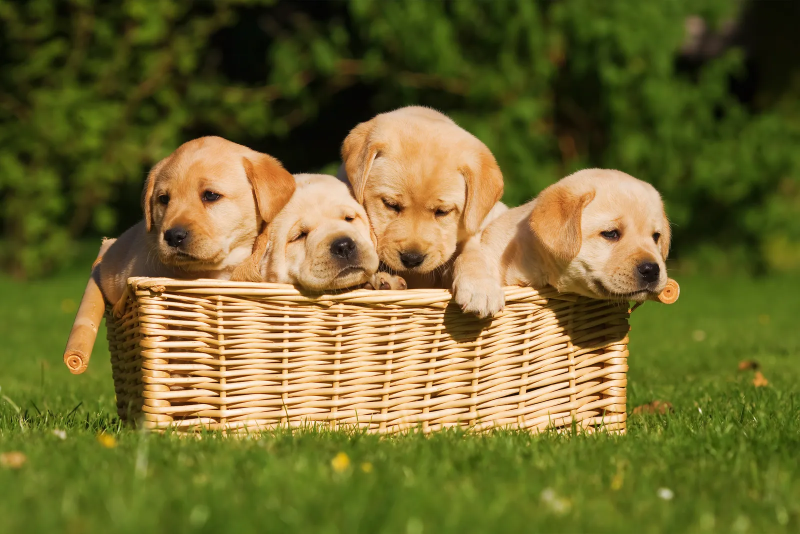
#> input picture img_propu/perros.jpg, 1600 x 1067 px (shown at 1/2 size)
$ jupyter execute Lab09_propuesto.ipynb   (shell and % lines are left out)   (older library calls are emulated)
#> lines starting #> are read from the running program, lines starting #| are printed output that depends on the picture; after the words box and inside, x2 and y2 are one past the last pixel; in counts of white or black regions, pixels touching at a corner belong together
[cell 1]
import cv2
import matplotlib.pyplot as plt
import numpy as np

[cell 2]
# Leer la imagen
img = cv2.imread('./img_propu/perros.jpg', cv2.IMREAD_GRAYSCALE)
#> img: shape (1067, 1600); min 1, max 251, mean 101.5

# Aplicar umbral binario
_, binary_img = cv2.threshold(img, 127, 255, cv2.THRESH_BINARY)
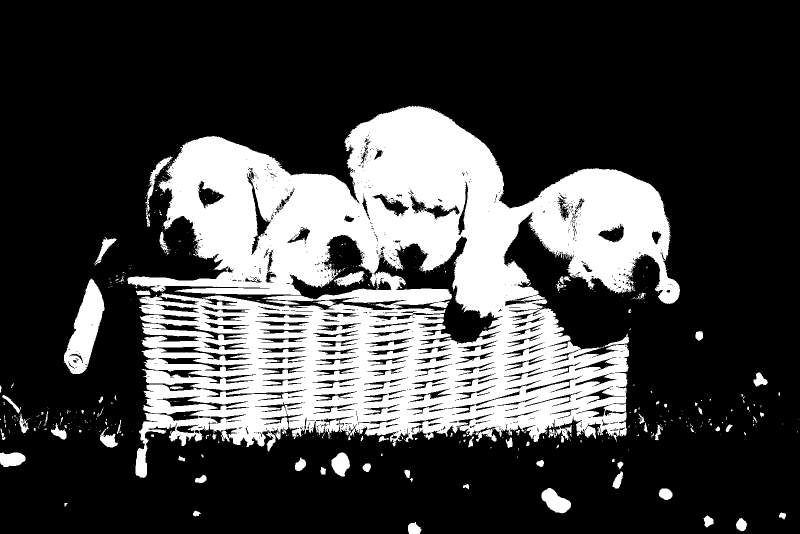
#> binary_img: shape (1067, 1600) (shown at 1/2 size); 26.2% white; 531 white regions (444 under 20 px), largest, box (x1, y1, x2, y2) and area: (255, 211, 1360, 956) 420554, (127, 557, 209, 748) 7802, (1083, 976, 1142, 1027) 1757

# Mostrar la imagen binaria
plt.imshow(binary_img, cmap='gray')
plt.title('Umbral Binario')
plt.show()

[cell 3]
# Leer la imagen en color
img = cv2.imread('./img_propu/perros.jpg')
#> img is the input picture: shape (1067, 1600, 3); mean B, G, R 48.7, 106, 112.7

# Convertir la imagen a HSV
hsv_img = cv2.cvtColor(img, cv2.COLOR_BGR2HSV)
#> hsv_img: shape (1067, 1600, 3); mean H, S, V 28.9, 173.4, 121.3

# Guardar la imagen en HSV
cv2.imwrite('./img_propu/perros_HSV.jpg', hsv_img)

# Mostrar la imagen en HSV
plt.imshow(cv2.cvtColor(hsv_img, cv2.COLOR_HSV2RGB))
plt.title('Imagen en formato HSV')
plt.show()

[cell 4]
# Leer las imágenes
img1 = cv2.imread('./img_propu/perros.jpg')
img2 = cv2.imread('./img_propu/confidencial.png')
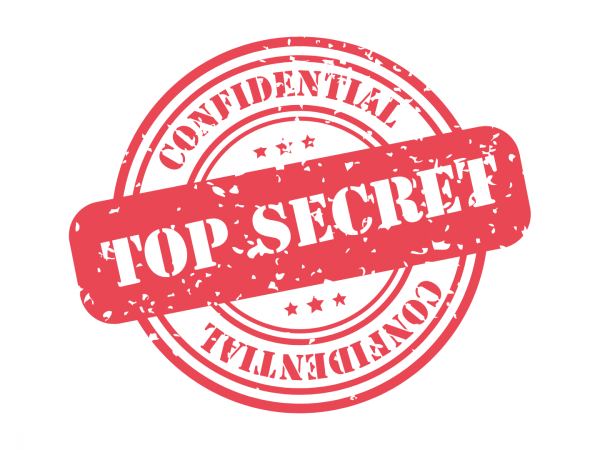
#> input picture img_propu/confidencial.png, 1200 x 900 px (shown at 1/2 size)
#> img2 is the input picture: shape (900, 1200, 3); mean B, G, R 211.6, 208, 249.4

# Convertir img1 a RGB para visualizar correctamente con matplotlib
img1_rgb = cv2.cvtColor(img1, cv2.COLOR_BGR2RGB)
plt.imshow(img1_rgb)
plt.title('Imagen Original')
plt.show()

# Convertir img2 a RGB para visualizar correctamente con matplotlib
img2_rgb = cv2.cvtColor(img2, cv2.COLOR_BGR2RGB)
plt.imshow(img2_rgb)
plt.title('Marca de Agua Original')
plt.show()

# Redimensionar la marca de agua para que tenga el mismo tamaño que la imagen principal
img2_resized = cv2.resize(img2, (img1.shape[1], img1.shape[0]))

# Convertir img2_resized a RGB para visualizar correctamente con matplotlib
img2_resized_rgb = cv2.cvtColor(img2_resized, cv2.COLOR_BGR2RGB)
plt.imshow(img2_resized_rgb)
plt.title('Marca de Agua Redimensionada')
plt.show()

# Aplicar el efecto de marca de agua
blended = cv2.addWeighted(src1=img1, alpha=0.7, src2=img2_resized, beta=0.3, gamma=0)
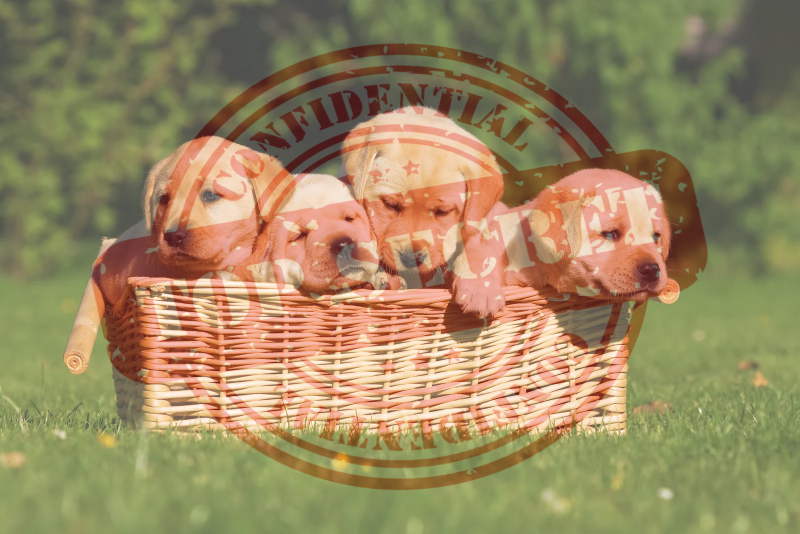
#> blended: shape (1067, 1600, 3) (shown at 1/2 size); mean B, G, R 97.5, 136.6, 153.7

# Convertir la imagen mezclada a RGB para visualizar correctamente con matplotlib
blended_rgb = cv2.cvtColor(blended, cv2.COLOR_BGR2RGB)
plt.imshow(blended_rgb)
plt.title('Imagen con Marca de Agua')
plt.show()

# Guardar la imagen con la marca de agua
cv2.imwrite('./img/Perro1_with_watermark.jpg', blended)
#> Out = True

[cell 5]
# 1. Combinen dos imágenes al agregar una imagen mas pequeña al centro de una imagen grande


# Leer las imágenes desde la carpeta img_propu
large_img = cv2.imread('./img_propu/perros.jpg')
small_img = cv2.imread('./img_propu/confidencial.png')

# Redimensionar la imagen pequeña si es necesario
small_img_resized = cv2.resize(small_img, (600, 450))

# Convertir las imágenes a RGB para visualizarlas correctamente con matplotlib
large_img_rgb = cv2.cvtColor(large_img, cv2.COLOR_BGR2RGB)
small_img_resized_rgb = cv2.cvtColor(small_img_resized, cv2.COLOR_BGR2RGB)

# Mostrar las imágenes originales
plt.figure(figsize=(10, 5))
plt.subplot(1, 2, 1)
plt.imshow(large_img_rgb)
plt.title('Imagen Grande')
plt.subplot(1, 2, 2)
plt.imshow(small_img_resized_rgb)
plt.title('Imagen Pequeña Redimensionada')
plt.show()

# Obtener las dimensiones de las imágenes
large_h, large_w = large_img.shape[:2]
#> large_h = 1067; large_w = 1600
small_h, small_w = small_img_resized.shape[:2]
#> small_h = 450; small_w = 600

# Calcular la posición para centrar la imagen pequeña
x_offset = (large_w - small_w) // 2
#> x_offset = 500
y_offset = (large_h - small_h) // 2
#> y_offset = 308

# Agregar la imagen pequeña al centro de la imagen grande
combined = large_img.copy()
combined[y_offset:y_offset+small_h, x_offset:x_offset+small_w] = small_img_resized
#> combined: shape (1067, 1600, 3); 15.82% of pixels changed, all inside (x1, y1, x2, y2) = (500, 308, 1100, 758)

# Convertir la imagen combinada a RGB para visualizarla correctamente con matplotlib
combined_rgb = cv2.cvtColor(combined, cv2.COLOR_BGR2RGB)

# Mostrar la imagen combinada
plt.imshow(combined_rgb)
plt.title('Imagen combinada')
plt.show()

# Guardar la imagen combinada
cv2.imwrite('./img_propu/Perro1_combined.jpg', combined)
#> Out = True

[cell 6]
# 2. Combinen dos imágenes al agregar una imagen mas pequeña al centro de una imagen grande


# Leer las imágenes desde la carpeta img_propu
large_img = cv2.imread('./img_propu/perros.jpg')
small_img = cv2.imread('./img_propu/confidencial.png')

# Redimensionar la imagen pequeña si es necesario
small_img_resized = cv2.resize(small_img, (600, 450))

# Obtener las dimensiones de las imágenes
large_h, large_w = large_img.shape[:2]
small_h, small_w = small_img_resized.shape[:2]

# Calcular la posición para centrar la imagen pequeña
x_offset = (large_w - small_w) // 2
y_offset = (large_h - small_h) // 2

# Copiar la imagen grande para no modificar el original
combined = large_img.copy()

# Seleccionar la región donde se colocará la imagen pequeña
roi = combined[y_offset:y_offset+small_h, x_offset:x_offset+small_w]

# Aplicar la transparencia (marca de agua)
blended = cv2.addWeighted(src1=roi, alpha=0.7, src2=small_img_resized, beta=0.3, gamma=0)
#> blended: shape (450, 600, 3)

# Colocar la imagen combinada de vuelta en la imagen grande
combined[y_offset:y_offset+small_h, x_offset:x_offset+small_w] = blended
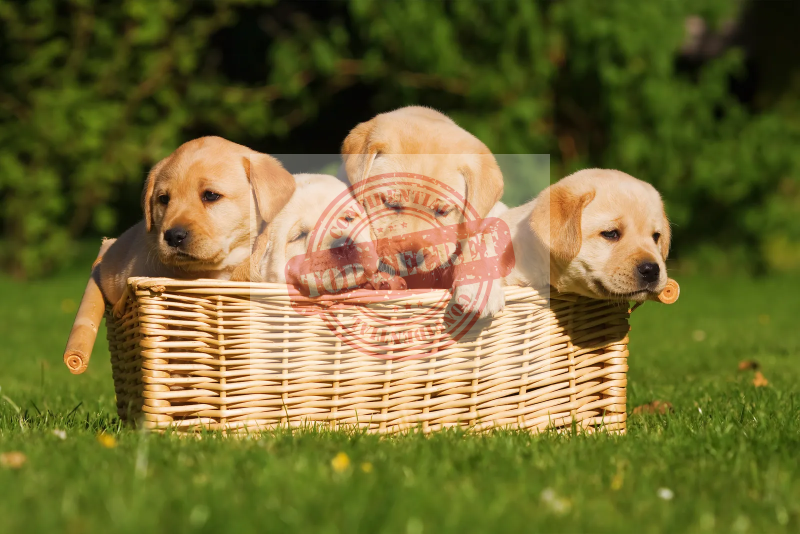
#> combined: shape (1067, 1600, 3) (shown at 1/2 size); 15.82% of pixels changed, all inside (x1, y1, x2, y2) = (500, 308, 1100, 758)

# Convertir la imagen combinada a RGB para visualizarla correctamente con matplotlib
combined_rgb = cv2.cvtColor(combined, cv2.COLOR_BGR2RGB)

# Mostrar la imagen combinada
plt.imshow(combined_rgb)
plt.title('Imagen combinada con transparencia')
plt.show()

# Guardar la imagen combinada
cv2.imwrite('./img_propu/Perro2_combined.jpg', combined)
#> Out = True

[cell 7]
# Leer la imagen desde la carpeta img_propu
img = cv2.imread('./img_propu/Perro2_combined.jpg', cv2.IMREAD_GRAYSCALE)
#> img: shape (1067, 1600); min 0, max 253, mean 104.4

# Agregar ruido a la imagen
noise_img = img + 30 * np.random.randn(*img.shape)
noise_img = np.clip(noise_img, 0, 255).astype(np.uint8)

# Crear un kernel para las operaciones morfológicas
kernel = np.ones((5, 5), np.uint8)

# Aplicar erosión y dilatación para crear un cierre y una apertura
eroded = cv2.erode(noise_img, kernel, iterations=2)
dilated = cv2.dilate(noise_img, kernel, iterations=2)
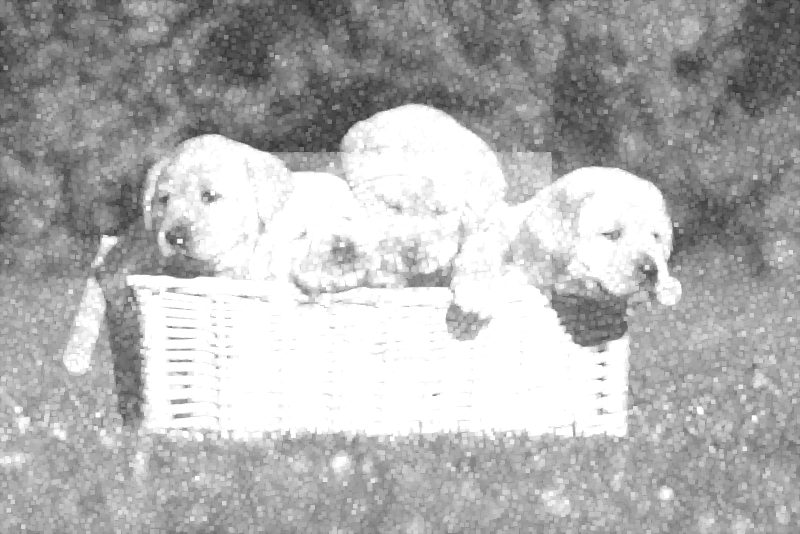
#> dilated: shape (1067, 1600) (shown at 1/2 size); min 44, max 255, mean 176.9

# Mostrar las imágenes
plt.figure(figsize=(15, 5))
plt.subplot(131)
plt.imshow(noise_img, cmap='gray')
plt.title('Imagen con ruido')
plt.subplot(132)
plt.imshow(eroded, cmap='gray')
plt.title('Erosión')
plt.subplot(133)
plt.imshow(dilated, cmap='gray')
plt.title('Dilatación')
plt.show()

# Guardar las imágenes resultantes
cv2.imwrite('./img_propu/Perro1_noise.jpg', noise_img)
cv2.imwrite('./img_propu/Perro1_eroded.jpg', eroded)
cv2.imwrite('./img_propu/Perro1_dilated.jpg', dilated)
#> Out = True

[cell 8]
# Leer la imagen desde la carpeta img_propu
img = cv2.imread('./img_propu/Perro1_combined.jpg')
#> img: shape (1067, 1600, 3)

# Cambiar el brillo
bright_img = cv2.convertScaleAbs(img, alpha=1.5, beta=20)  # Ajustar alpha y beta según sea necesario
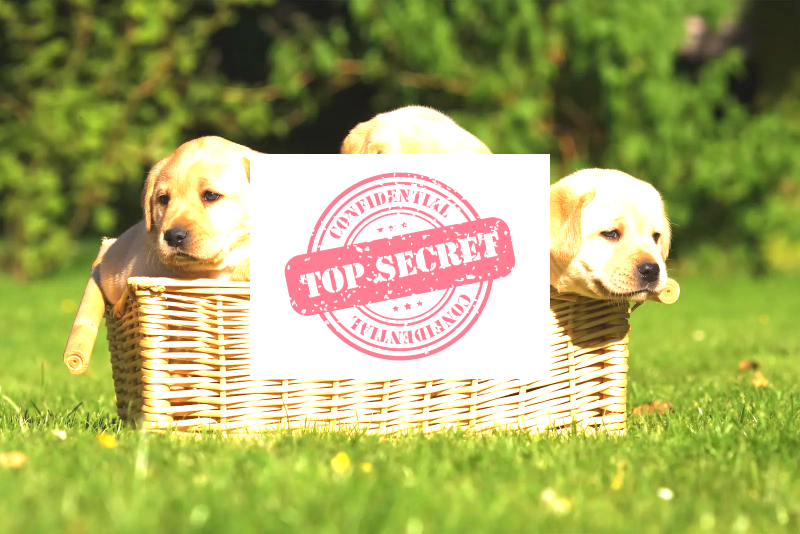
#> bright_img: shape (1067, 1600, 3) (shown at 1/2 size); mean B, G, R 100.2, 168.4, 164.9

# Mostrar la imagen con brillo cambiado
bright_img_rgb = cv2.cvtColor(bright_img, cv2.COLOR_BGR2RGB)
plt.imshow(bright_img_rgb)
plt.title('Imagen con brillo aumentado')
plt.show()

# Guardar la imagen con brillo cambiado
cv2.imwrite('./img_propu/Perro1_bright.jpg', bright_img)
#> Out = True

[cell 9]
# Leer la imagen desde la carpeta img_propu
img = cv2.imread('./img_propu/perros.jpg')

# Aplicar filtro gaussiano para difuminar la imagen
blurred_img = cv2.GaussianBlur(img, (15, 15), 0)

# Mostrar la imagen difuminada
blurred_img_rgb = cv2.cvtColor(blurred_img, cv2.COLOR_BGR2RGB)
plt.imshow(blurred_img_rgb)
plt.title('Imagen difuminada')
plt.show()

# Guardar la imagen difuminada
cv2.imwrite('./img_propu/Perro1_blurred.jpg', blurred_img)
#> Out = True

[cell 10]
# Leer la imagen desde la carpeta img_propu
img = cv2.imread('./img_propu/perros.jpg', cv2.IMREAD_GRAYSCALE)

# Aplicar filtro Sobel horizontal
sobelx = cv2.Sobel(img, cv2.CV_64F, 1, 0, ksize=5)
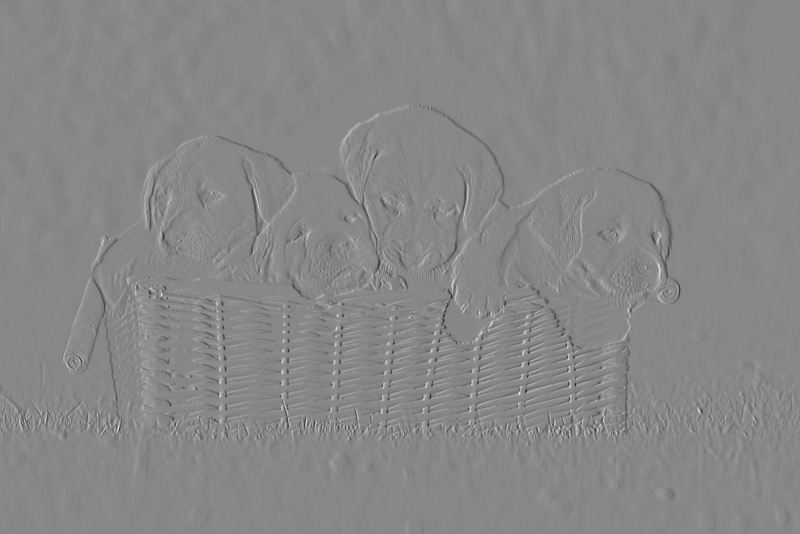
#> sobelx: shape (1067, 1600) float64 (shown at 1/2 size); min -9007, max 7940, mean 0.3; drawn with min black and max white

# Escalar los valores para visualización
sobelx = cv2.normalize(sobelx, None, 0, 255, cv2.NORM_MINMAX, cv2.CV_8U)

# Mostrar el resultado del filtro Sobel en escala de grises
plt.imshow(sobelx, cmap='gray')
plt.title('Filtro Sobel horizontal (Kernel 5)')
plt.show()

# Guardar el resultado del filtro Sobel
cv2.imwrite('./img_propu/Perro1_sobelx.jpg', sobelx)
#> Out = True

[cell 11]
# Leer la imagen desde la carpeta img_propu en blanco y negro
img_gray = cv2.imread('./img_propu/perros.jpg', cv2.IMREAD_GRAYSCALE)

# Aplicar el algoritmo Harris Corner Detection
dst = cv2.cornerHarris(img_gray, 2, 3, 0.04)

# Dilatar los puntos para mejorar la visualización
dst = cv2.dilate(dst, None)
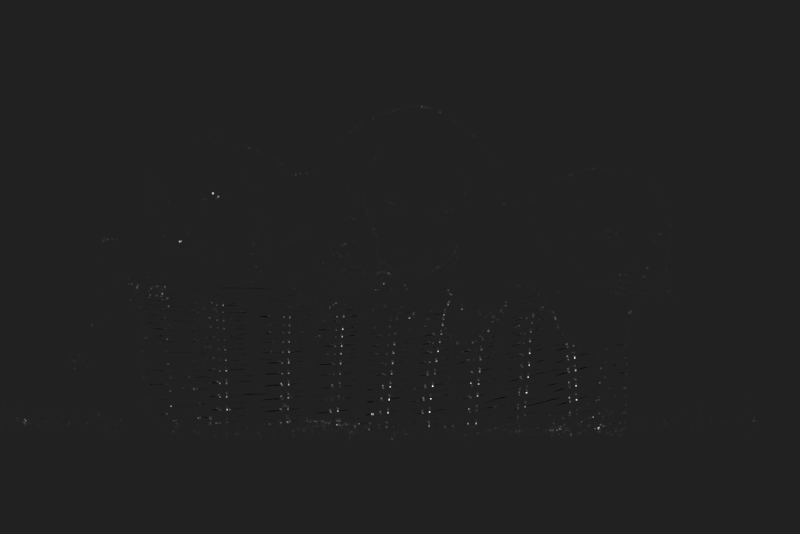
#> dst: shape (1067, 1600) float32 (shown at 1/2 size); min -0.00351, max 0.0232, mean 1.69e-05; drawn with min black and max white

# Umbralizar los puntos para marcar como esquinas
threshold = 0.01 * dst.max()
#> threshold = 0.000232
img_gray_corners = img_gray.copy()
img_gray_corners[dst > threshold] = 255  # Marcar esquinas en blanco
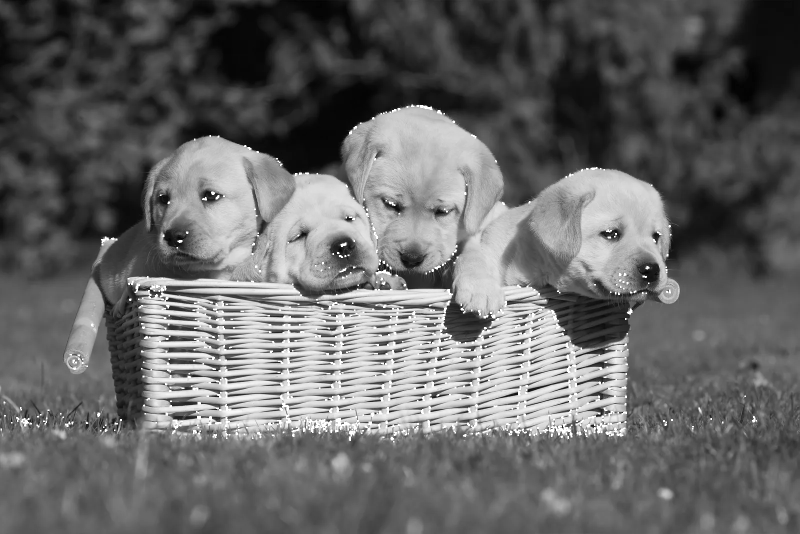
#> img_gray_corners: shape (1067, 1600) (shown at 1/2 size); min 1, max 255, mean 103.1

# Mostrar las esquinas detectadas en blanco y negro
plt.figure(figsize=(8, 6))
plt.imshow(img_gray_corners, cmap='gray')
plt.title('Esquinas detectadas (Harris Corner Detection - Blanco y Negro)')
plt.axis('off')
plt.show()

# Guardar la imagen con las esquinas detectadas en blanco y negro
cv2.imwrite('./img_propu/Perro1_corners_gray.jpg', img_gray_corners)
#> Out = True

[cell 12]
# Leer la imagen desde la carpeta img_propu en color
img_color = cv2.imread('./img_propu/perros.jpg', cv2.IMREAD_COLOR)

# Convertir la imagen a escala de grises para detección de esquinas
img_gray = cv2.cvtColor(img_color, cv2.COLOR_BGR2GRAY)

# Aplicar el algoritmo Harris Corner Detection
dst = cv2.cornerHarris(img_gray, 2, 3, 0.04)

# Dilatar los puntos para mejorar la visualización
dst = cv2.dilate(dst, None)

# Umbralizar los puntos para marcar como esquinas
threshold = 0.01 * dst.max()
img_color_corners = img_color.copy()
img_color_corners[dst > threshold] = [0, 0, 255]  # Marcar esquinas en rojo
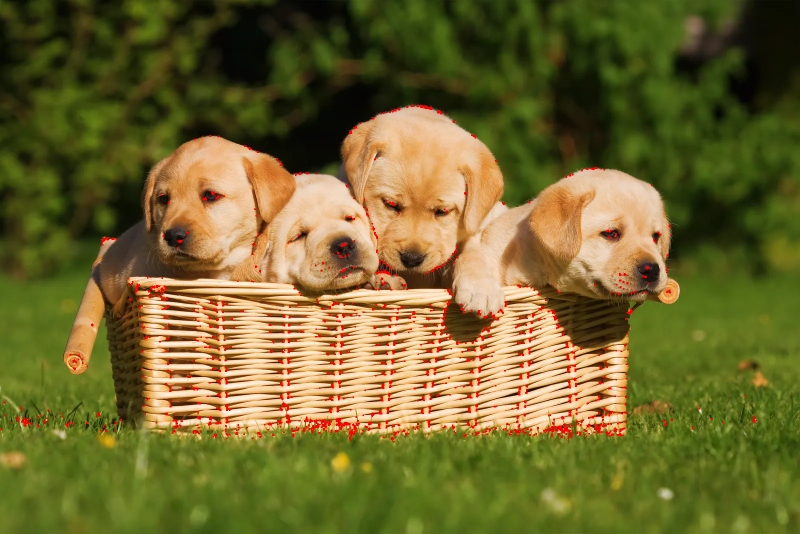
#> img_color_corners: shape (1067, 1600, 3) (shown at 1/2 size); 1.32% of pixels changed, all inside (x1, y1, x2, y2) = (1, 209, 1514, 885)

# Mostrar las esquinas detectadas a color
plt.figure(figsize=(8, 6))
plt.imshow(cv2.cvtColor(img_color_corners, cv2.COLOR_BGR2RGB))
plt.title('Esquinas detectadas (Harris Corner Detection - Color)')
plt.axis('off')
plt.show()

# Guardar la imagen con las esquinas detectadas a color
cv2.imwrite('./img_propu/Perro1_corners_color.jpg', img_color_corners)
#> Out = True
